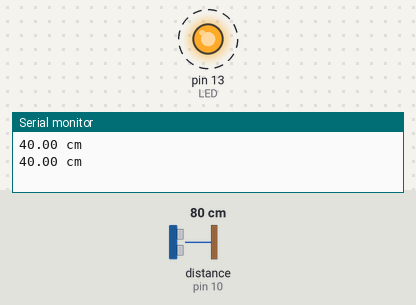
The sketch below on a simulated Arduino Uno, built with avr-gcc and run on an emulated ATmega328P. On the bench: output pins drawn as LEDs (lit = HIGH), the last lines printed to the serial monitor. Wiring (inferred from the names in the program): ultrasonic range finder: trigger pin 9; echo pin 10. Dashed ring = blinking. The test bench sets the inputs (shaded band); at power-on: distance to the obstacle (sensor on pin 10) 80 cm. The echo pulse lasts 58.3 µs per cm; pins used as bus, display or sensor lines are not drawn.

Above: at 1.5 s.
1.6 s: distance to the obstacle (sensor on pin 10) set to 2 cm
At 2.0 s:
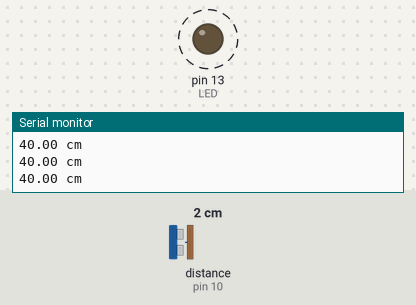
5.1 s: distance to the obstacle (sensor on pin 10) set to 9 cm
8.6 s: distance to the obstacle (sensor on pin 10) set to 18 cm
At 9.12 s:
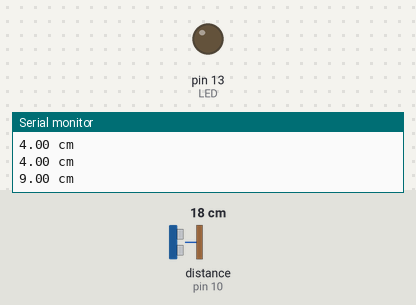
12.1 s: distance to the obstacle (sensor on pin 10) set to 35 cm
Timing chart, 0 to 16.6 s (numbered marks = the images above; inputs shaded):
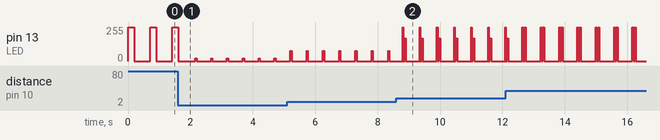

Measured:
- after the input at 1.6 s, pin 13 (LED): alternates 19/255 for 0.04 s and 0/255 for 0.47 s, starting after 0.56 s
- by itself, pin 13 (LED): alternates 255/255 for 0.20 s and 0/255 for 0.51 s

The sketch:

hc-sr04-led.ino
```cpp
// (licence header left out)
#define TRIG 9
#define ECHO 10
#define LED 13


void setup() {
  // to be able to see the messages
  Serial.begin(115200);

  // initialize LED, TRIG and ECHO pins
  pinMode(LED, OUTPUT);
  pinMode(TRIG, OUTPUT);
  pinMode(ECHO, INPUT);
}

/*
 * Small blink function that uses the distance for frequency.
 */
void blink(int distance) {
  for(byte i = 0; i < 5; i++) {
    digitalWrite(LED, HIGH);   // turn the LED on (HIGH is the voltage level)
    delay(min((long)distance, 200));              // wait for a second
    digitalWrite(LED, LOW);    // turn the LED off by making the voltage LOW
  }
}

// the loop function runs over and over again forever
void loop() {
  // duration of the measured sound
  long duration;
  // the calculated distance (in cm)
  double distance;

  // initiate the trigger to send out sound
  digitalWrite(TRIG, LOW);
  delayMicroseconds(2);
  // measure response
  digitalWrite(TRIG, HIGH);
  delayMicroseconds(10);
  digitalWrite(TRIG, LOW);
  // read response
  duration = pulseIn(ECHO, HIGH);
  distance = (duration/2) / 29 / 2;

  // give some feedback using the built-in LED
  blink(distance);

  // catch some out of range values or print the distance
  if (distance >= 200 || distance <= 0) {
    Serial.println("Out of range");
  } else {
    Serial.print(distance);
    Serial.println(" cm");
  }
  delay(500);
}
```
